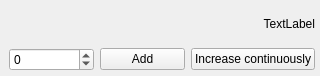
<?xml version="1.0" encoding="UTF-8"?>
<ui version="4.0">
 <class>MainWindow</class>
 <widget class="QMainWindow" name="MainWindow">
  <property name="geometry">
   <rect>
    <x>0</x>
    <y>0</y>
    <width>320</width>
    <height>76</height>
   </rect>
  </property>
  <property name="windowTitle">
   <string>Hello world!</string>
  </property>
  <property name="locale">
   <locale language="English" country="UnitedKingdom"/>
  </property>
  <widget class="QWidget" name="verticalLayoutWidget">
   <layout class="QVBoxLayout" name="verticalLayout">
    <property name="topMargin">
     <number>5</number>
    </property>
    <property name="rightMargin">
     <number>5</number>
    </property>
    <property name="bottomMargin">
     <number>5</number>
    </property>
    <item>
     <layout class="QHBoxLayout" name="horizontalLayout_2">
      <item>
       <widget class="QLabel" name="label">
        <property name="text">
         <string>TextLabel</string>
        </property>
        <property name="alignment">
         <set>Qt::AlignmentFlag::AlignRight|Qt::AlignmentFlag::AlignTrailing|Qt::AlignmentFlag::AlignVCenter</set>
        </property>
       </widget>
      </item>
     </layout>
    </item>
    <item>
     <layout class="QHBoxLayout" name="horizontalLayout">
      <item>
       <widget class="QSpinBox" name="spinBox">
        <property name="minimum">
         <number>-2000000000</number>
        </property>
        <property name="maximum">
         <number>2000000000</number>
        </property>
       </widget>
      </item>
      <item>
       <widget class="QPushButton" name="addButton">
        <property name="text">
         <string>Add</string>
        </property>
       </widget>
      </item>
      <item>
       <widget class="QPushButton" name="asyncButton">
        <property name="text">
         <string>Increase continuously</string>
        </property>
       </widget>
      </item>
     </layout>
    </item>
   </layout>
  </widget>
 </widget>
 <resources/>
 <connections/>
</ui>
